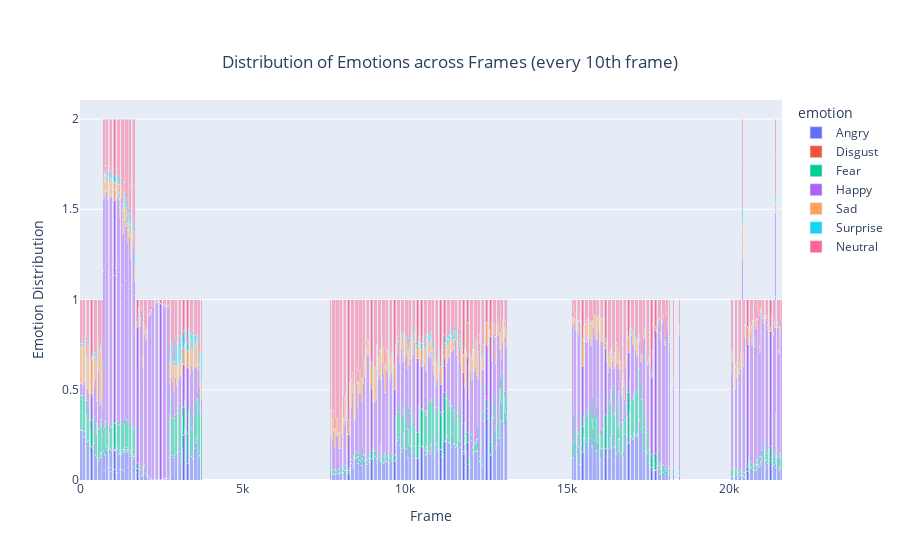

The code cell stored with this chart in its notebook:
### Code cell
#df_10th = df_plotting[df_plotting["frame"] % 3 == 0]  # select every 10th frame

fig = px.bar(df_plotting, x="pos_msec", y='probability', color = 'emotion',
             barmode="stack", title="Distribution of Emotions across Frames (every 10th frame)")
fig.update_layout(xaxis_title="Frame", yaxis_title="Emotion Distribution",     title={
        'y': 0.9,
        'x': 0.5,
        'xanchor': 'center',
        'yanchor': 'top'
    })
fig.show()

### Figure 1 — Plotly figure (JSON) as saved in the notebook; plotly's stock layout.template omitted (floating-point values rounded to 4 significant figures; data arrays with more than 128 entries replaced by an {"elided": "..."} marker saying what was removed)
{"data": [{"alignmentgroup": "True", "hovertemplate": "emotion=Angry<br>pos_msec=%{x}<br>probability=%{y}<extra></extra>", "legendgroup": "Angry", "marker": {"color": "#636efa", "pattern": {"shape": ""}}, "name": "Angry", "offsetgroup": "Angry", "orientation": "v", "showlegend": true, "textposition": "auto", "type": "bar", "x": {"elided": "358 float values"}, "xaxis": "x", "y": {"elided": "358 float values"}, "yaxis": "y"}, {"alignmentgroup": "True", "hovertemplate": "emotion=Disgust<br>pos_msec=%{x}<br>probability=%{y}<extra></extra>", "legendgroup": "Disgust", "marker": {"color": "#EF553B", "pattern": {"shape": ""}}, "name": "Disgust", "offsetgroup": "Disgust", "orientation": "v", "showlegend": true, "textposition": "auto", "type": "bar", "x": {"elided": "358 float values"}, "xaxis": "x", "y": {"elided": "358 float values"}, "yaxis": "y"}, {"alignmentgroup": "True", "hovertemplate": "emotion=Fear<br>pos_msec=%{x}<br>probability=%{y}<extra></extra>", "legendgroup": "Fear", "marker": {"color": "#00cc96", "pattern": {"shape": ""}}, "name": "Fear", "offsetgroup": "Fear", "orientation": "v", "showlegend": true, "textposition": "auto", "type": "bar", "x": {"elided": "358 float values"}, "xaxis": "x", "y": {"elided": "358 float values"}, "yaxis": "y"}, {"alignmentgroup": "True", "hovertemplate": "emotion=Happy<br>pos_msec=%{x}<br>probability=%{y}<extra></extra>", "legendgroup": "Happy", "marker": {"color": "#ab63fa", "pattern": {"shape": ""}}, "name": "Happy", "offsetgroup": "Happy", "orientation": "v", "showlegend": true, "textposition": "auto", "type": "bar", "x": {"elided": "358 float values"}, "xaxis": "x", "y": {"elided": "358 float values"}, "yaxis": "y"}, {"alignmentgroup": "True", "hovertemplate": "emotion=Sad<br>pos_msec=%{x}<br>probability=%{y}<extra></extra>", "legendgroup": "Sad", "marker": {"color": "#FFA15A", "pattern": {"shape": ""}}, "name": "Sad", "offsetgroup": "Sad", "orientation": "v", "showlegend": true, "textposition": "auto", "type": "bar", "x": {"elided": "358 float values"}, "xaxis": "x", "y": {"elided": "358 float values"}, "yaxis": "y"}, {"alignmentgroup": "True", "hovertemplate": "emotion=Surprise<br>pos_msec=%{x}<br>probability=%{y}<extra></extra>", "legendgroup": "Surprise", "marker": {"color": "#19d3f3", "pattern": {"shape": ""}}, "name": "Surprise", "offsetgroup": "Surprise", "orientation": "v", "showlegend": true, "textposition": "auto", "type": "bar", "x": {"elided": "358 float values"}, "xaxis": "x", "y": {"elided": "358 float values"}, "yaxis": "y"}, {"alignmentgroup": "True", "hovertemplate": "emotion=Neutral<br>pos_msec=%{x}<br>probability=%{y}<extra></extra>", "legendgroup": "Neutral", "marker": {"color": "#FF6692", "pattern": {"shape": ""}}, "name": "Neutral", "offsetgroup": "Neutral", "orientation": "v", "showlegend": true, "textposition": "auto", "type": "bar", "x": {"elided": "358 float values"}, "xaxis": "x", "y": {"elided": "358 float values"}, "yaxis": "y"}], "layout": {"barmode": "stack", "legend": {"title": {"text": "emotion"}, "tracegroupgap": 0}, "title": {"text": "Distribution of Emotions across Frames (every 10th frame)", "x": 0.5, "xanchor": "center", "y": 0.9, "yanchor": "top"}, "xaxis": {"anchor": "y", "domain": [0, 1], "title": {"text": "Frame"}}, "yaxis": {"anchor": "x", "domain": [0, 1], "title": {"text": "Emotion Distribution"}}}}
